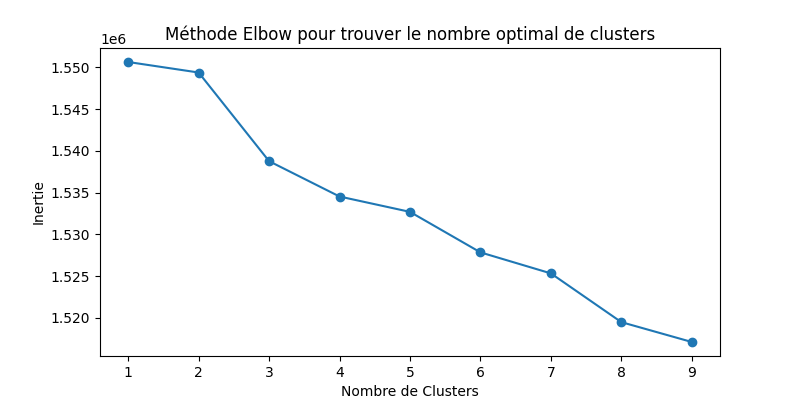

Write Python code to recreate this figure.
import pandas as pd
import numpy as np
import matplotlib.pyplot as plt
import seaborn as sns
from sklearn.decomposition import TruncatedSVD
import scipy.sparse
from sklearn.cluster import KMeans
from sklearn.metrics import silhouette_score, davies_bouldin_score

# Charger les données et la matrice TF-IDF
df = pd.read_csv('data/cleaned_data.csv')
X_tfidf = scipy.sparse.load_npz('data/X_tfidf.npz')  # Charger la matrice sparse

# Méthode Elbow
inertias = []
K = range(1, 10)
for k in K:
    kmeans = KMeans(n_clusters=k, random_state=42)
    kmeans.fit(X_tfidf)
    inertias.append(kmeans.inertia_)

plt.figure(figsize=(8, 4))
plt.plot(K, inertias, marker='o')
plt.xlabel('Nombre de Clusters')
plt.ylabel("Inertie")
plt.title("Méthode Elbow pour trouver le nombre optimal de clusters")
plt.savefig('visualizations/elbow_method.png')
plt.show()

# Méthode de la silhouette
silhouette_scores = []
for k in range(2, 10):
    kmeans = KMeans(n_clusters=k, random_state=42)
    labels = kmeans.fit_predict(X_tfidf)
    score = silhouette_score(X_tfidf, labels)
    silhouette_scores.append(score)

plt.figure(figsize=(8, 4))
plt.plot(range(2, 10), silhouette_scores, marker='o')
plt.xlabel('Nombre de Clusters')
plt.ylabel('Score de silhouette')
plt.title('Méthode de la silhouette pour trouver le nombre optimal de clusters')
plt.savefig('visualizations/silhouette_method.png')
plt.show()

# Méthode Davies-Bouldin
davies_bouldin_scores = []
for k in range(2, 10):
    kmeans = KMeans(n_clusters=k, random_state=42)
    labels = kmeans.fit_predict(X_tfidf)
    score = davies_bouldin_score(X_tfidf.toarray(), labels)
    davies_bouldin_scores.append(score)

plt.figure(figsize=(8, 4))
plt.plot(range(2, 10), davies_bouldin_scores, marker='o')
plt.xlabel('Nombre de Clusters')
plt.ylabel('Score Davies-Bouldin')
plt.title('Méthode Davies-Bouldin pour trouver le nombre optimal de clusters')
plt.savefig('visualizations/davies_bouldin_method.png')
plt.show()
